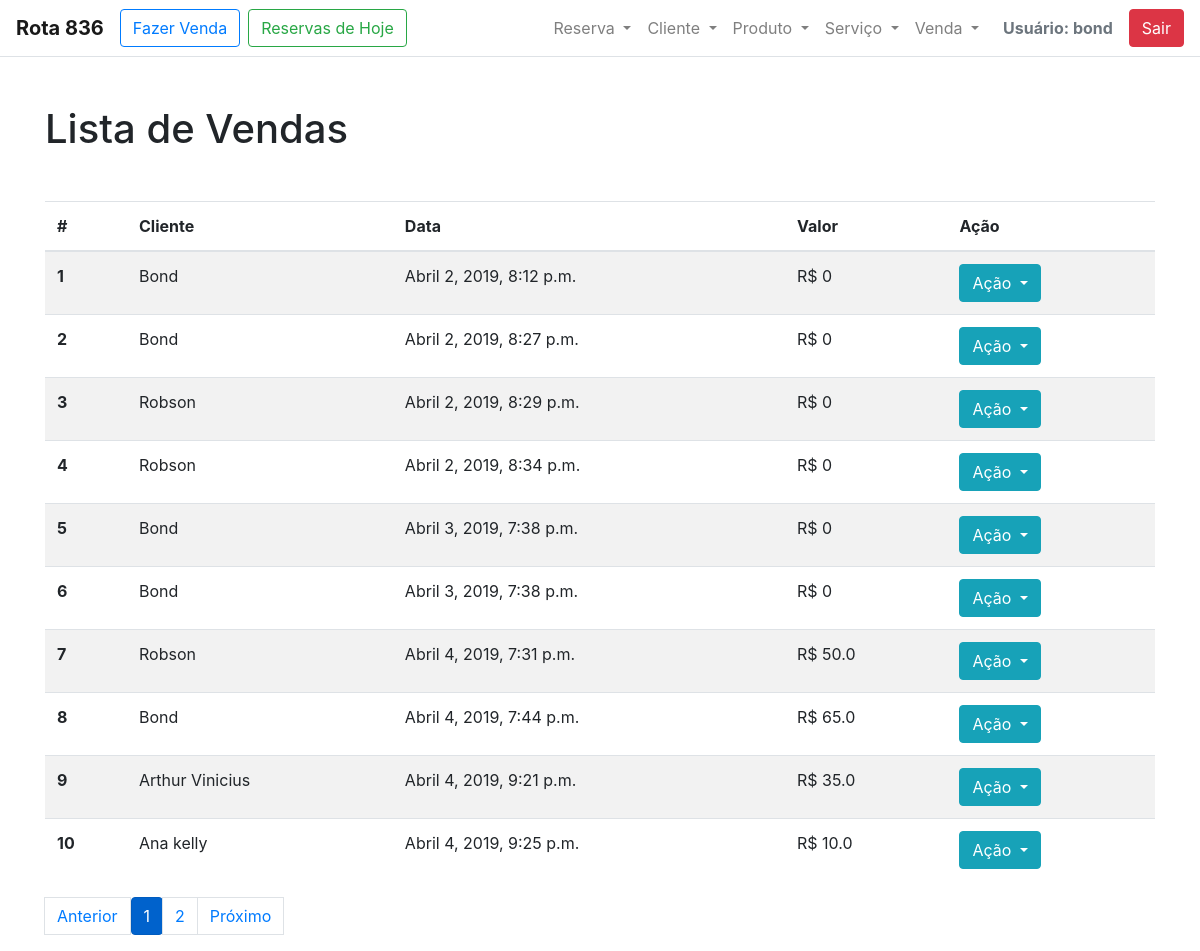
/salao/venda/listar/ (signed in), run on an earlier commit of the app's database.
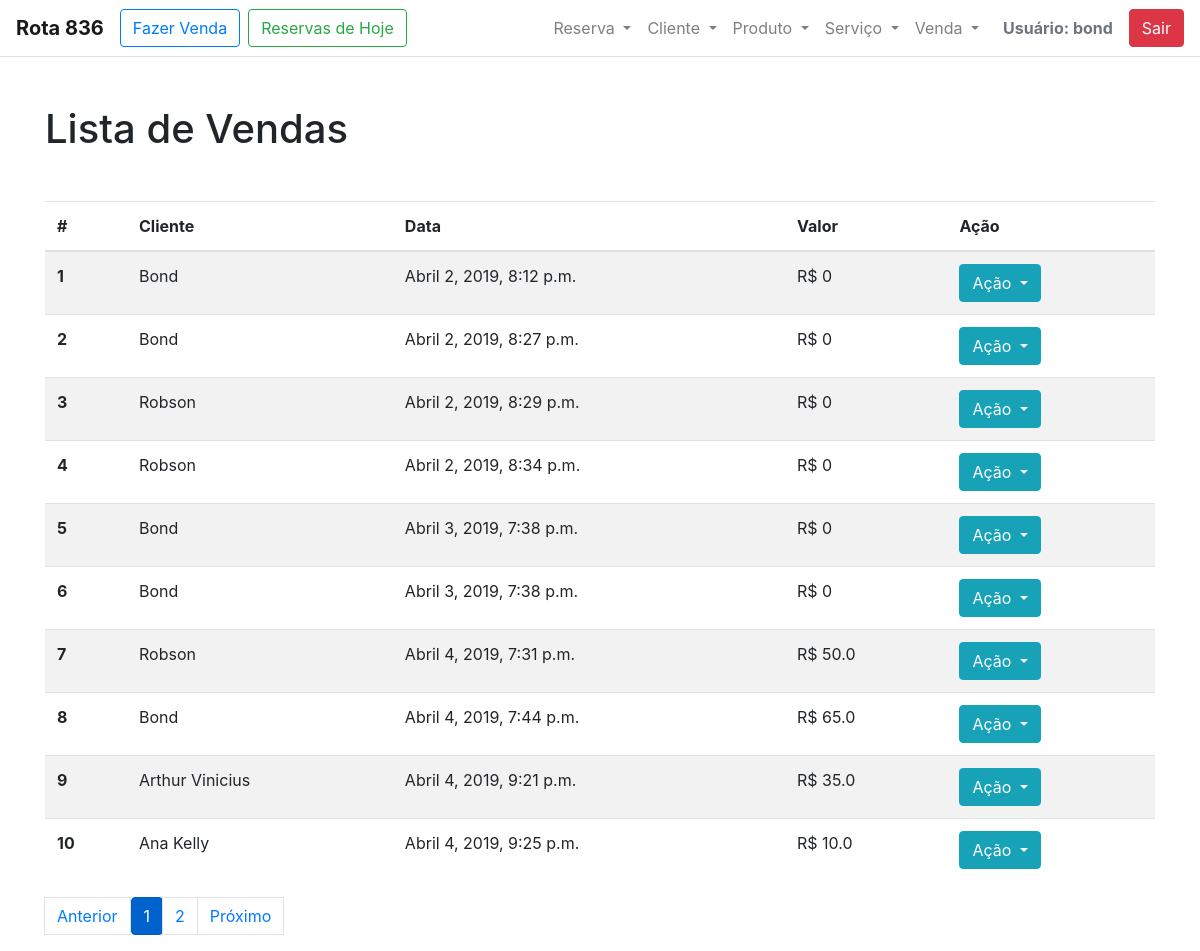
And on a later commit of the database.
### salao/models.py (models this page shows, shortened)
class Venda(models.Model):
    data_hora_venda = models.DateTimeField(auto_now_add=True)
    cliente_venda = models.ForeignKey(Cliente, on_delete=models.CASCADE, null=False)
    servico_venda = models.ManyToManyField(Servico, blank=True)
    produto_venda = models.ManyToManyField(Produto, blank=True)
    @property
    def valor_venda(self):
        valor = 0
        if self.servico_venda:
            for x in self.servico_venda.all():
                valor = valor + x.valor_servico
        if self.produto_venda:
            for x in self.produto_venda.all():
                valor = valor + x.valor_produto
        return valor

class Cliente (models.Model):
    nome_cliente = models.CharField(max_length=200, null=False)
    telefone_cliente = models.CharField(max_length=12)
    instagram_cliente = models.CharField(max_length=50)
    bairro_cliente = models.CharField(max_length=200, null=False)
    def __str__(self):
        return self.nome_cliente

class Servico(models.Model):
    desc_servico = models.CharField(max_length=200, null=False)
    pontos_servico = models.IntegerField(null=False)
    valor_servico = models.FloatField(null=False)

### salao/views.py (the view)
# urls.py: path('venda/listar/', views.ListarVendas.as_view(), name='listar_vendas'),
@method_decorator(login_required, name='dispatch')
class ListarVendas(ListView):
    template_name = 'salao/venda/listar.html'
    model = Venda
    context_object_name = 'vendas'
    paginate_by=10

### salao/templates/salao/venda/listar.html (shortened to what this page needs)
{% extends '../base.html' %}
{% load staticfiles %}
{% block h1_pagina %}
    Lista de Vendas
{% endblock h1_pagina %}
{% block content %}
        <table class="table table-striped">
            <thead>
                <tr>
                  <th scope="col">#</th>
                  <th scope="col">Cliente</th>
                  <th scope="col">Data</th>
                  <th scope="col">Valor</th>
                  <th scope="col">Ação</th>
                </tr>
            </thead>
            <tbody>
                {% for venda in object_list %}
                <tr id="{{ venda.id }}">
                  <th scope="row" id="id_venda">{{ venda.id }}</th>
                  <td name="cliente_venda">{{ venda.cliente_venda}}</td>
                  <td>{{ venda.data_hora_venda }}</td>
                  <td>R$ {{ venda.valor_venda }}</td>
                  <td><div class="btn-group">
                              <button type="button" class="btn btn-info dropdown-toggle" data-toggle="dropdown" aria-haspopup="true" aria-expanded="false">
                                Ação
                              </button>
                        </div>
                  </td>
                </tr>
                {% endfor %}
            </tbody>
            </table>
        {% if is_paginated %}
            <ul class="pagination">
        {% if page_obj.has_previous %}
          <li><a class="page-link" href="?page={{ page_obj.previous_page_number }}">Anterior</a></li>
        {% else %}
          <li class=" page-link disabled"><span>Anterior</span></li>
        {% endif %}
        {% for i in paginator.page_range %}
          {% if page_obj.number == i %}
            <li class="page-item btn btn-primary active"><span>{{ i }} <span class="sr-only ">(current)</span></span></li>
          {% else %}
            <li><a class="page-link" href="?page={{ i }}">{{ i }}</a></li>
          {% endif %}
        {% endfor %}
        {% if page_obj.has_next %}
          <li><a class="page-link" href="?page={{ page_obj.next_page_number }}">Próximo</a></li>
        {% else %}
          <li class="page-link active"><span>Próximo</span></li>
        {% endif %}
      </ul>
    {% endif %}
{% endblock content %}

What changed in the data, as far as the page shows it:
changed through a linked row, Venda id 10: cliente_venda "Ana kelly" → "Ana Kelly"
